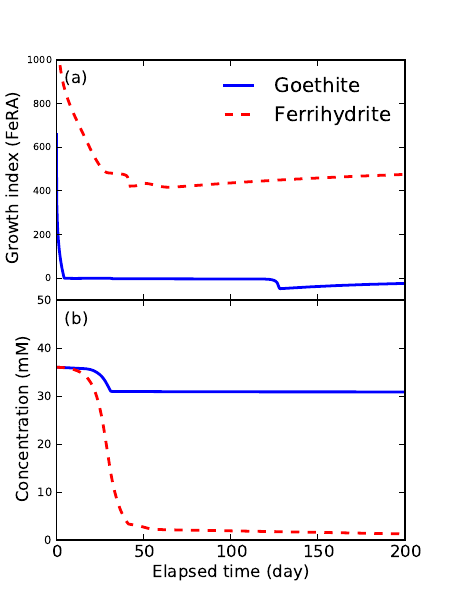

Generate this figure with Python:
from pylab import *

pre1 = loadtxt('1/ev2.txt')
pre3 = loadtxt('1/evb.txt')

figure()

t        = pre1[:, 1] / 86400.0
acetate  = pre1[:, 9] * 1000.0
fe3      = pre1[:,19] * 1000.0
fe2      = pre1[:,20] * 1000.0
goethite = pre1[:,32] * 1000.0
fes      = pre1[:,34] * 1000.0
siderite = pre1[:,73] * 1000.0
sifera   = pre1[:,39];


aacetate  = pre3[:, 9] * 1000.0
afe3      = pre3[:,19] * 1000.0
afe2      = pre3[:,20] * 1000.0
agoethite = pre3[:,32] * 1000.0
afes      = pre3[:,34] * 1000.0
asiderite = pre3[:,73] * 1000.0
asifera   = pre3[:,39]

xmax = 200;

subplots_adjust(hspace=0.001)
ax1=subplot(2, 1, 1);
plot(t, sifera, 'b-', t, asifera, 'r--', linewidth=2)
l = legend(('Goethite', 'Ferrihydrite'))
l.draw_frame(False)
#x = l.get_texts();
#setp(x, fontsize='small');
xlim([0, xmax])
ylim([-100, 1000])
text(5, 890, '(a)')
ylabel('Growth index (FeRA)');
ax = gca()
for tick in ax.yaxis.get_major_ticks():
        tick.label.set_fontsize('xx-small')

subplot(2, 1, 2);
plot(t, goethite, 'b-', t, agoethite, 'r--', linewidth=2)
xlim([0, xmax])
ylim([0, 50])
ylabel('Concentration (mM)');
text(5, 45, '(b)')
xlabel('Elapsed time (day)');
ax = gca()
for tick in ax.yaxis.get_major_ticks():
        tick.label.set_fontsize('x-small')


text(-10,1100,'Figure 2', fontsize='x-large', color='b')

xticklabels=ax1.get_xticklabels()
setp(xticklabels, visible=False)
fig = matplotlib.pyplot.gcf()
fig.set_size_inches(4.5, 6)
savefig('fig2.pdf')
show()
